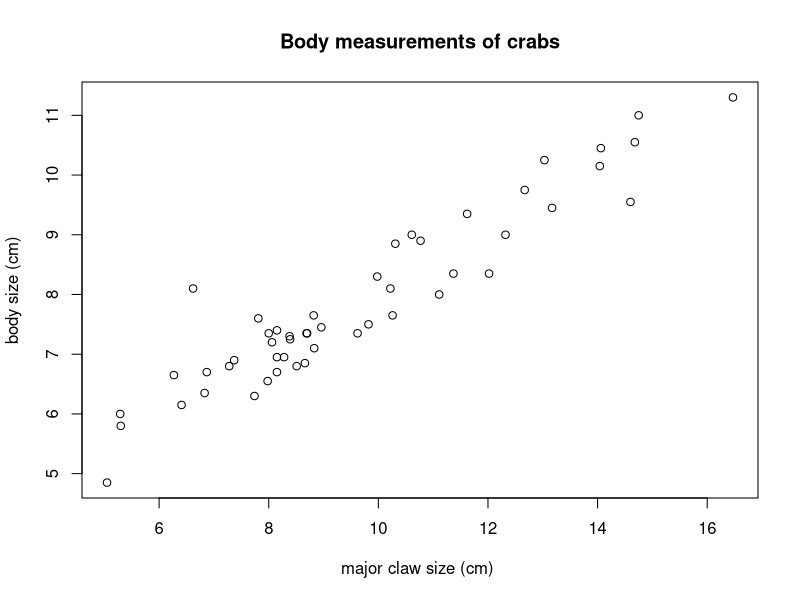

Write R code to recreate this figure. (Note: this script raises an error after producing the figure.)
## ---- chunk 1
#Q1i
#prediction
#ii
crabs<-read.csv("crabs.csv")
#iii
nrow(crabs)
#iv
names(crabs)
mean(crabs$body.size)
#v
median(crabs$major.claw)
#vi
sum(crabs[which(crabs$major.side=="Right"),]$major.claw)/sum(crabs$major.claw)
#Q2 i
crabs$crab.id<-NULL
#ii
plot(body.size~major.claw,data=crabs,main="Body measurements of crabs",xlab="major claw size (cm) ",ylab="body size (cm)")

abline(model.lm)
#iii
model.lm<-lm(body.size~major.claw,data=crabs)
summary(model.lm)
#iv
coef(model.lm)
#y=3.0746084 +0.4985336 *major.claw 
#v
head(crabs)
predict(model.lm,newdata = data.frame(major.claw=10))

crabs[which(floor(crabs$body.size)==8),]
#Row index:	25		Body size:8.10			Claw size:6.62
#4i
library("dplyr")
res <- cor(crabs[,unlist(lapply(crabs, is.numeric))])
round(res,2) #0.91
#ii
library(corrplot)
corrplot(cor(crabs[,unlist(lapply(crabs, is.numeric))]))
#iii
model1.lm<-lm(body.size~major.claw+claw.ratio,data=crabs)
anova(model1.lm)
names(model1.lm)
## ---- chunk 2
raw<-read.csv("raw.csv")
raw
crabs
names(raw)
names(crabs)
